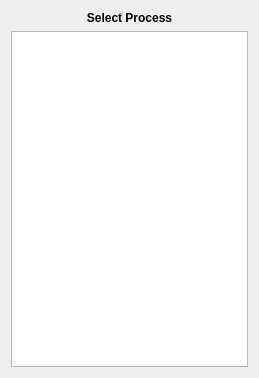
<?xml version="1.0" encoding="UTF-8"?>
<ui version="4.0">
 <class>SelectProcess</class>
 <widget class="QWidget" name="SelectProcess">
  <property name="geometry">
   <rect>
    <x>0</x>
    <y>0</y>
    <width>259</width>
    <height>378</height>
   </rect>
  </property>
  <property name="windowTitle">
   <string>Process Selector</string>
  </property>
  <layout class="QVBoxLayout" name="verticalLayout">
   <item>
    <widget class="QLabel" name="label">
     <property name="font">
      <font>
       <bold>true</bold>
      </font>
     </property>
     <property name="text">
      <string>Select Process</string>
     </property>
     <property name="alignment">
      <set>Qt::AlignCenter</set>
     </property>
    </widget>
   </item>
   <item>
    <widget class="QListWidget" name="listWidget"/>
   </item>
  </layout>
 </widget>
 <resources/>
 <connections/>
</ui>
